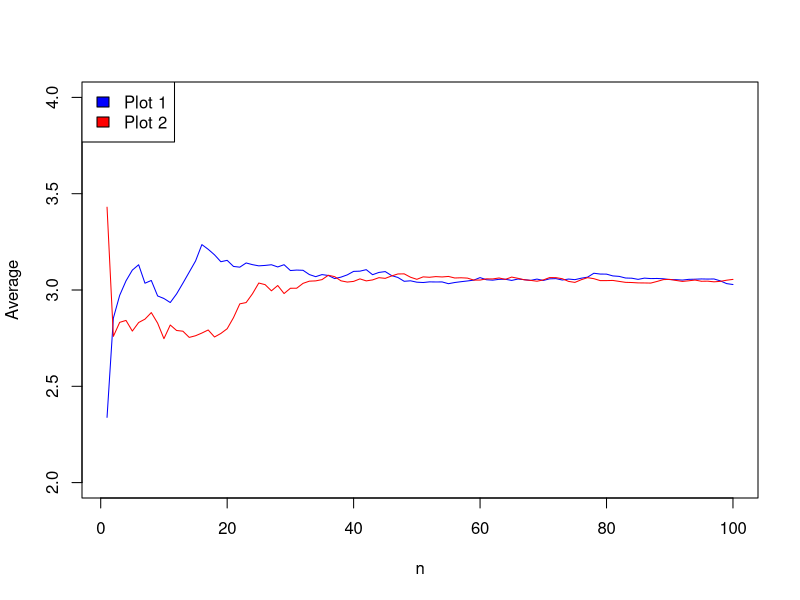
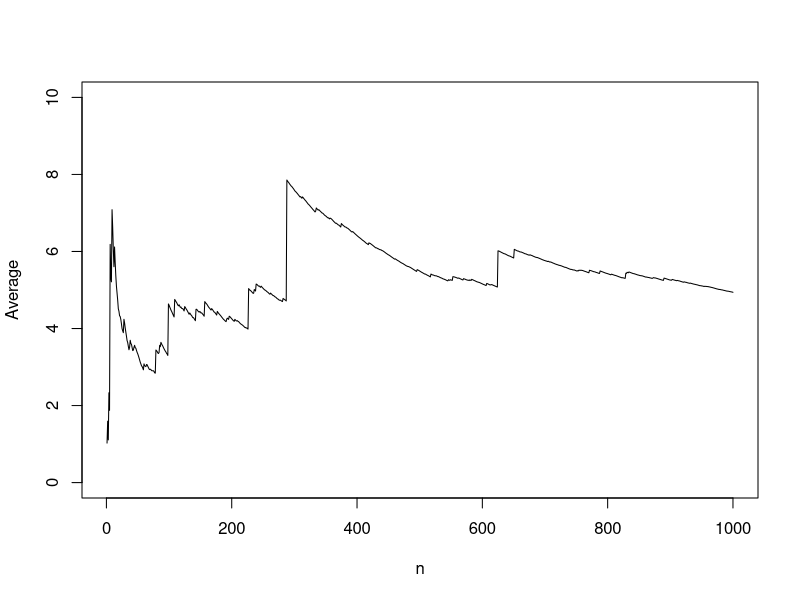
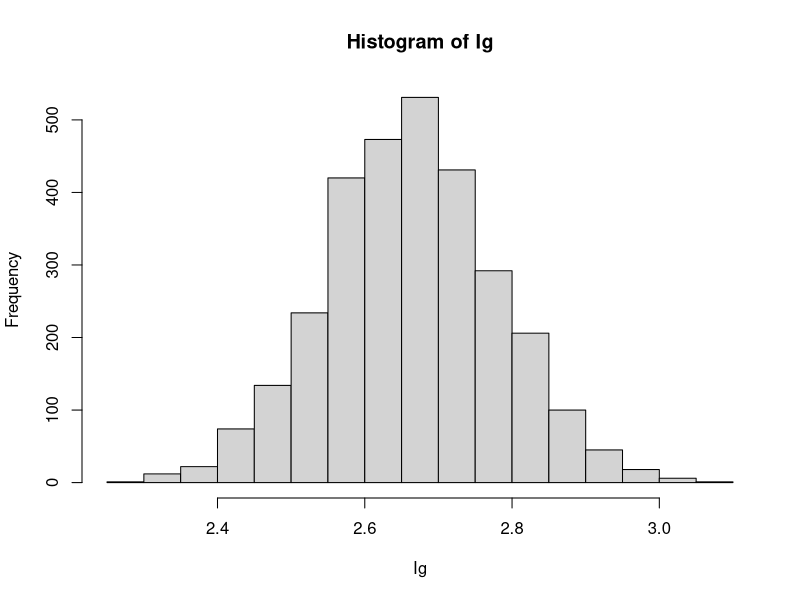

Recreate these plots in R, in order.
## ---- chunk 1
knitr::opts_chunk$set(echo = TRUE)
## ---- chunk 2
# show at least two simulations on the same plot with different colors
# if you're using the base R plotting package then you'll want to 
# make sure that you have the same xlim,ylim, xlab, ylab for both.
## ---- chunk 3
n1<-c(1:100)
weight<-rnorm(100, 3, 0.5)
s<-cumsum(weight)
plot(s/n1, xlab = "n", ylab = "Average", ylim = c(2,4), type="l", col="blue")
weight<-rnorm(100, 3, 0.5)
s<-cumsum(weight)
lines(s/n1, col="red")
legend("topleft", c("Plot 1", "Plot 2"), fill = c("blue", "red"))
## ---- chunk 4
set.seed(14)
n<-c(1:1000)
y<-abs(rcauchy(1000))
s<-cumsum(y)
plot(s/n, xlab="n", ylab = "Average", ylim = c(0,10), type="l")
## ---- chunk 5
x<-runif(400, 0, 2)
g<-x^2
2*mean(g)
## ---- chunk 6
Ig<-numeric(1000)
for(i in 1:3000){x<-runif(400, 0, 2);
g<-x^2;
Ig[i]<-2*mean(g);}
hist(Ig)

summary(Ig)
mean(Ig)
var(Ig)
sd(Ig)
